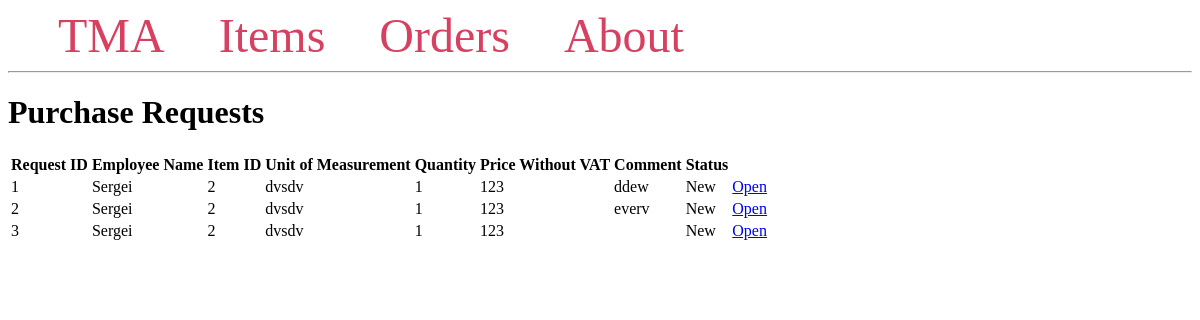
/orders/, run on an earlier commit of the app's database.
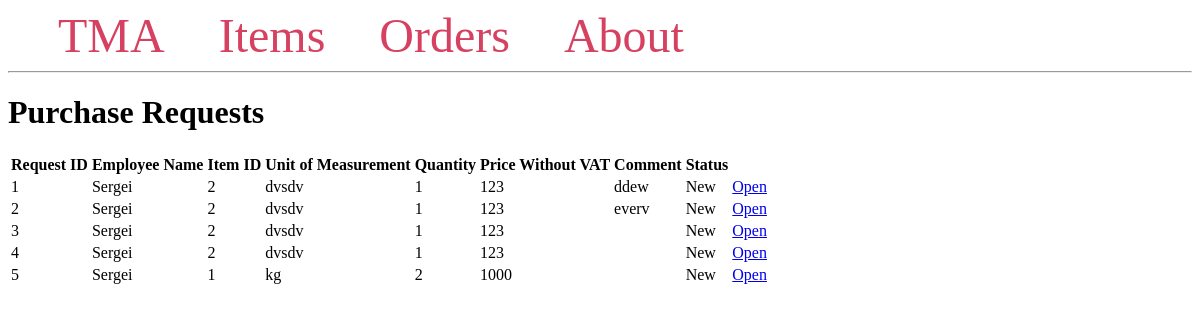
And on a later commit of the database.
### tables this page shows
CREATE TABLE TMARequests (
    RequestID INTEGER PRIMARY KEY,
    EmployeeName VARCHAR(255) NOT NULL,
    ItemID INTEGER NOT NULL,
    UnitOfMeasurement VARCHAR(255) NOT NULL,
    Quantity INTEGER NOT NULL,
    PriceWithoutVAT DECIMAL(10, 2) NOT NULL,
    Comment TEXT,
    Status VARCHAR(255) DEFAULT 'New',
    FOREIGN KEY (ItemID) REFERENCES Items(ItemID)
);

### app.py (the view)
@app.route('/orders/')
def list_orders():
    conn = get_db_connection()
    requests = conn.execute('SELECT * FROM TMARequests').fetchall()
    conn.close()
    return render_template('list_orders.html', requests=requests)

### app.py (called while the page is built)
def get_db_connection():
    conn = sqlite3.connect('db/database.db')
    conn.row_factory = sqlite3.Row
    return conn

### templates/list_orders.html (shortened to what this page needs)
{% extends 'base.html' %}
{% block content %}
    <h1>Purchase Requests</h1>
    <table>
        <thead>
            <tr>
                <th>Request ID</th>
                <th>Employee Name</th>
                <th>Item ID</th>
                <th>Unit of Measurement</th>
                <th>Quantity</th>
                <th>Price Without VAT</th>
                <th>Comment</th>
                <th>Status</th>
            </tr>
        </thead>
        <tbody>
            {% for request in requests %}
            <tr>
                <td>{{ request.RequestID }}</td>
                <td>{{ request.EmployeeName }}</td>
                <td>{{ request.ItemID }}</td>
                <td>{{ request.UnitOfMeasurement }}</td>
                <td>{{ request.Quantity }}</td>
                <td>{{ request.PriceWithoutVAT }}</td>
                <td>{{ request.Comment }}</td>
                <td>{{ request.Status }}</td>
                <td>
                    <a href="{{ url_for('view_purchase_request', request_id=request.RequestID) }}">Open</a>
                </td>
            </tr>
            {% endfor %}
        </tbody>
    </table>
{% endblock %}

### templates/base.html (shortened to what this page needs)
<!DOCTYPE html>
<html lang="en">
<head>
</head>
<body>
    <nav>
        <a href="{{ url_for('index') }}">TMA</a>
        <a href="{{ url_for('list_items') }}">Items</a>
        <a href="{{ url_for('list_orders') }}">Orders</a>
        <a href="#">About</a>
    </nav>
    <hr>
    <div class="content">
        {% block content %}{% endblock %}
    </div>
</body>
</html>

### templates/base.html (style rules this page uses)
nav a { color: #d64161; font-size: 3em; margin-left: 50px; text-decoration: none; }

What changed in the data, as far as the page shows it:
added TMARequests: RequestID "4", EmployeeName "Sergei", ItemID "2", UnitOfMeasurement "dvsdv", Quantity "1", PriceWithoutVAT "123", Status "New"
added TMARequests: RequestID "5", EmployeeName "Sergei", ItemID "1", UnitOfMeasurement "kg", Quantity "2", PriceWithoutVAT "1000", Status "New"
